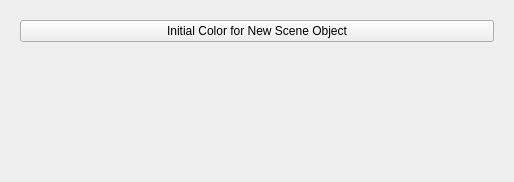
<?xml version="1.0" encoding="UTF-8"?>
<ui version="4.0">
 <class>qtSceneBuilderOptions</class>
 <widget class="QWidget" name="qtSceneBuilderOptions">
  <property name="geometry">
   <rect>
    <x>0</x>
    <y>0</y>
    <width>514</width>
    <height>182</height>
   </rect>
  </property>
  <property name="windowTitle">
   <string>Form</string>
  </property>
  <layout class="QVBoxLayout">
   <item>
    <widget class="QStackedWidget" name="stackedWidget">
     <property name="currentIndex">
      <number>0</number>
     </property>
     <widget class="QWidget" name="SceneObject">
      <layout class="QGridLayout" name="gridLayout">
       <item row="1" column="0">
        <spacer name="verticalSpacer_2">
         <property name="orientation">
          <enum>Qt::Vertical</enum>
         </property>
         <property name="sizeHint" stdset="0">
          <size>
           <width>20</width>
           <height>40</height>
          </size>
         </property>
        </spacer>
       </item>
       <item row="0" column="0">
        <widget class="pqColorChooserButton" name="InitialSceneObjectColor">
         <property name="sizePolicy">
          <sizepolicy hsizetype="Minimum" vsizetype="Fixed">
           <horstretch>0</horstretch>
           <verstretch>0</verstretch>
          </sizepolicy>
         </property>
         <property name="text">
          <string>Initial Color for New Scene Object</string>
         </property>
        </widget>
       </item>
      </layout>
     </widget>
    </widget>
   </item>
  </layout>
 </widget>
 <customwidgets>
  <customwidget>
   <class>pqColorChooserButton</class>
   <extends>QPushButton</extends>
   <header>pqColorChooserButton.h</header>
  </customwidget>
 </customwidgets>
 <resources/>
 <connections/>
 <designerdata>
  <property name="gridDeltaX">
   <number>2</number>
  </property>
  <property name="gridDeltaY">
   <number>2</number>
  </property>
  <property name="gridSnapX">
   <bool>true</bool>
  </property>
  <property name="gridSnapY">
   <bool>true</bool>
  </property>
  <property name="gridVisible">
   <bool>true</bool>
  </property>
 </designerdata>
</ui>
